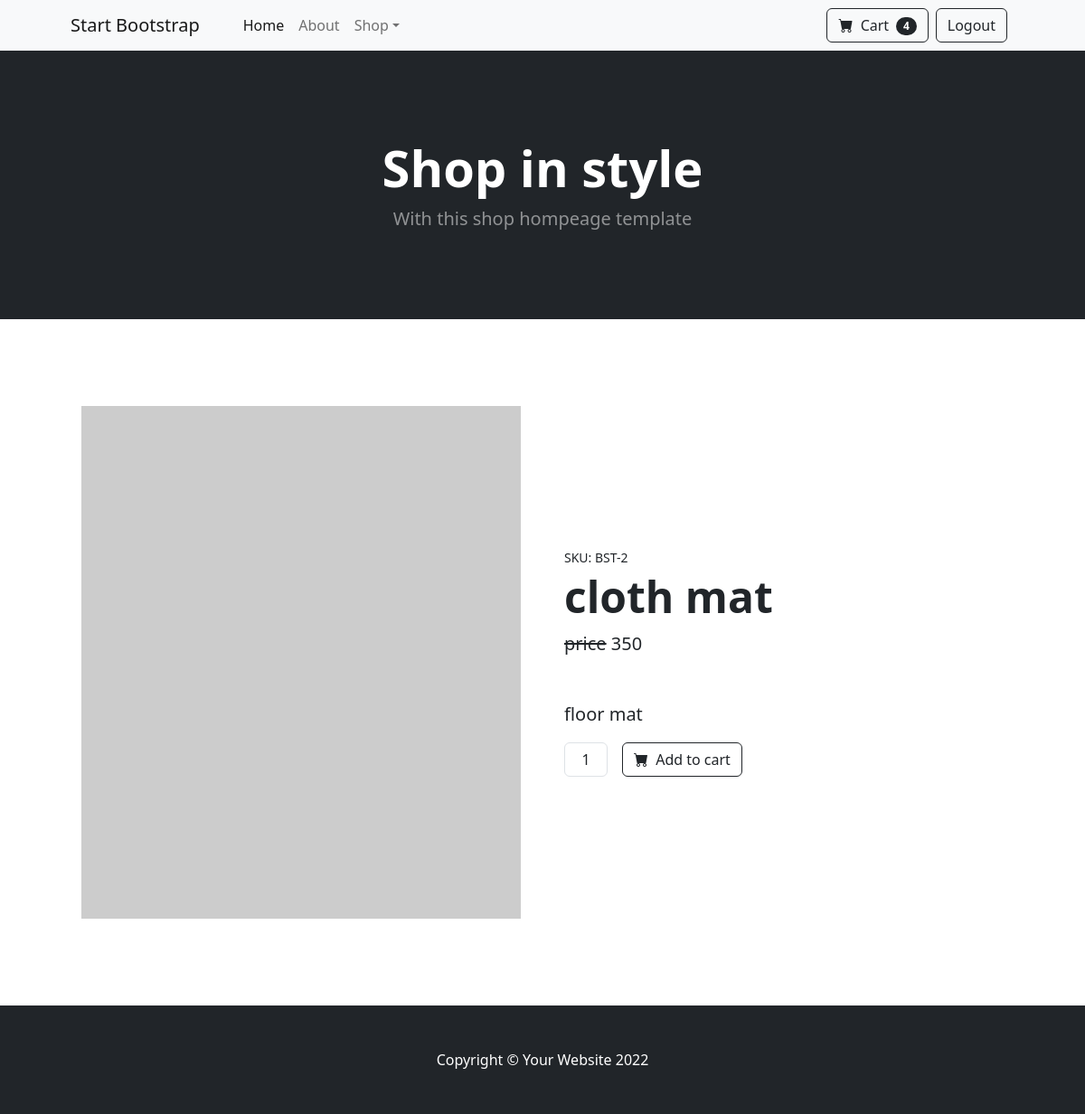
Page /products/details/2 (signed in) on the committed database.
### api/models.py (models this page shows, shortened)
class Products(models.Model):
    name=models.CharField(max_length=200)
    price=models.PositiveIntegerField()
    description=models.CharField(max_length=200)
    category=models.CharField(max_length=200)
    image=models.ImageField(null=True,upload_to="images")

### customer/views.py (the view)
# urls.py: path("products/details/<int:id>",views.ProductDetailView.as_view(),name="product-detail"),
@method_decorator(decs,name="dispatch")
class ProductDetailView(DetailView):
    template_name="cust-productdetail.html"
    context_object_name="product"
    pk_url_kwarg="id"
    model=Products

### customer/context_processors.py (called while the page is built)
def cart_count(request):
    if request.user.is_authenticated:
        count=Carts.objects.filter(user=request.user,status="in-cart").count()
    else:
        count=0
    return {"count":count}

### customer/views.py (called while the page is built)
def signin_required(fn):
    def wrapper(request,*args,**kwargs):
        if not request.user.is_authenticated:
            messages.error(request,"invalid session")
            return redirect("signin")
        else:
            return fn(request,*args,**kwargs)
    return wrapper

### customer/templates/cust-productdetail.html
{%extends 'base.html'%}
{%block body%}
<section class="py-5">
    <div class="container px-4 px-lg-5 my-5">
        <div class="row gx-4 gx-lg-5 align-items-center">
            <div class="col-md-6">
                {%if product.image%}
                <img class="card-img-top mb-5 mb-md-0" src="{{product.image.url}}" alt="..." /></div>
                {%else%}
                <img class="card-img-top mb-5 mb-md-0" src="https://dummyimage.com/600x700/dee2e6/6c757d.jpg" alt="..." /></div>
                {%endif%}
            <div class="col-md-6">
                <div class="small mb-1">SKU: BST-{{product.id}}</div>
                <h1 class="display-5 fw-bolder">{{product.name}}</h1>
                <div class="fs-5 mb-5">
                    <span class="text-decoration-line-through">price</span>
                    <span>{{product.price}}</span>
                </div>
                <p class="lead">{{product.description}}</p>
                <div class="d-flex">
                    <input class="form-control text-center me-3" id="inputQuantity" type="num" value="1" style="max-width: 3rem" />
                    <a class="btn btn-outline-dark flex-shrink-0" type="button" href="{%url 'add-cart' product.id%}">
                        <i class="bi-cart-fill me-1"></i>
                        Add to cart
                    </a>
                </div>
            </div>
        </div>
    </div>
</section>
{%endblock%}

### rows in the picture
Products: id "2", name "cloth mat", price "350", description "floor mat"

### other values in the picture
{{ count }} "4"
